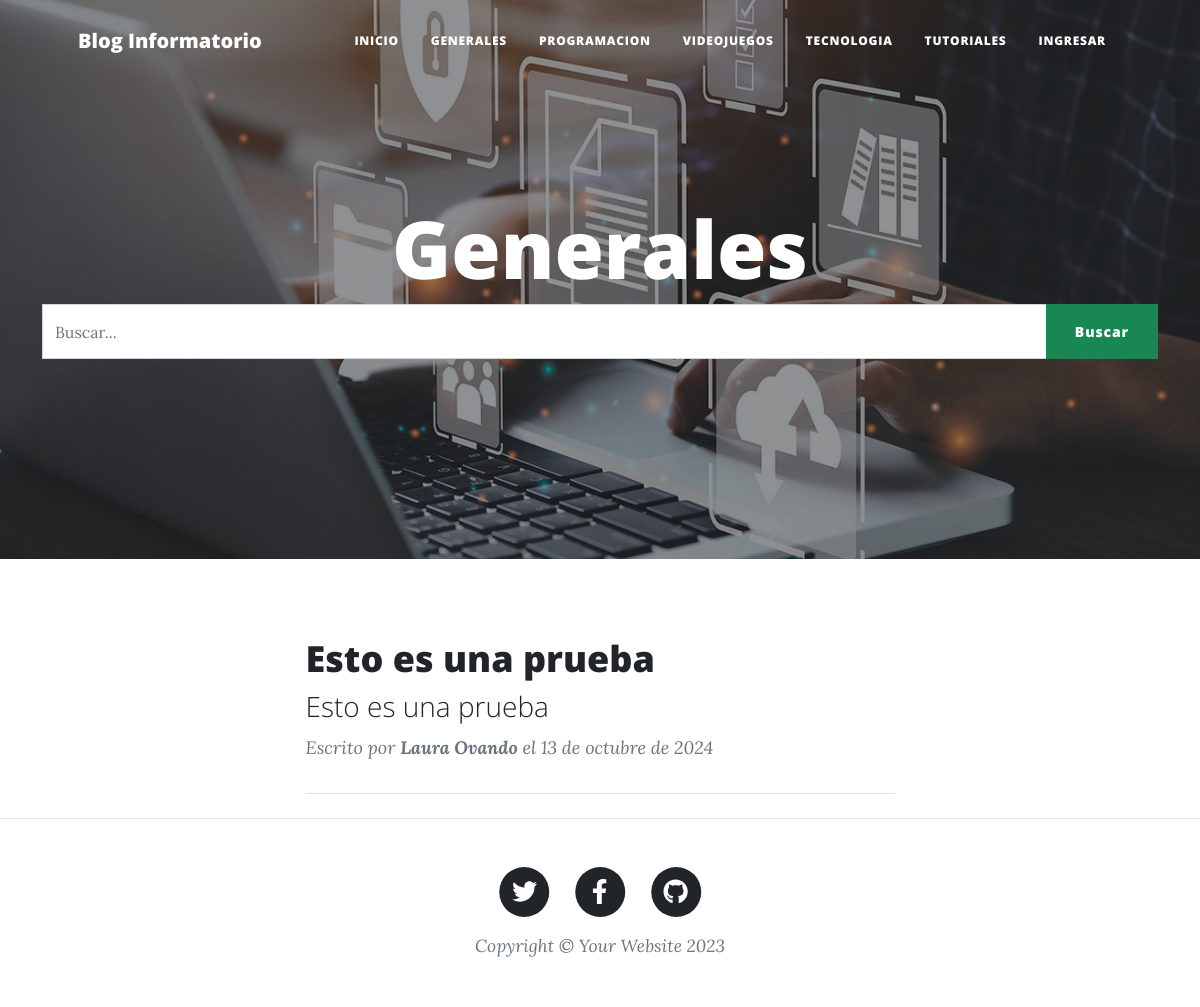
The page /generales/ on the database its author committed.
### GestionDeBlog/models.py (models this page shows, shortened)
class Post(models.Model):
    id = models.AutoField(primary_key=True)
    titulo = models.CharField('Titulo', max_length=150, blank=False, null=False)
    slug = models.CharField('Slug', max_length=100, blank=False, null=False)
    descripcion = models.CharField('Descripcion', max_length=255, blank=False, null=False)
    contenido = RichTextField()
    imagen = models.URLField(max_length=255, blank=False, null=False)
    autor = models.ForeignKey(Usuario, on_delete=models.CASCADE)
    categoria = models.ForeignKey(Categoria, on_delete=models.CASCADE)
    estado = models.BooleanField('Publicado / No Publicado', default=True)
    fecha_creacion = models.DateField('Fecha de Creacion', auto_now=False, auto_now_add=True)
    class Meta:
        verbose_name = 'Post'
        verbose_name_plural = 'Posts'

class Usuario(AbstractUser):
    REQUIRED_FIELDS = ['first_name', 'last_name', 'email']
    def __str__(self):
        return f'{self.first_name} {self.last_name}'

### GestionDeBlog/views.py (the view, shortened to what this page needs)
# urls.py: path('generales/', views.generales, name='generales'),
def generales(request):
    queryset = request.GET.get("buscar")
    post = Post.objects.filter(estado = True, categoria = Categoria.objects.get(nombre__iexact = 'Generales'))
    paginator = Paginator(post, 2)
    page = request.GET.get('page')
    post = paginator.get_page(page)
    return render(request, 'generales.html', {'post':post})

### GestionDeBlog/templates/generales.html (shortened to what this page needs)
{% extends 'index.html' %}
{% load static %}
{% block imagen %} {% static 'assets/img/generales.jpg' %}  {% endblock imagen %}
{% block titulo_principal %} Generales {% endblock titulo_principal %}

### GestionDeBlog/templates/index.html (shortened to what this page needs)
{% load static %}
<!DOCTYPE html>
<html lang="es">
    <head>
        <link href="{% static 'css/styles.css' %}" rel="stylesheet" />
    </head>
    <body>
        <nav class="navbar navbar-expand-lg navbar-light" id="mainNav">
            <div class="container px-4 px-lg-5">
                <a class="navbar-brand" href={% url 'inicio' %}>Blog Informatorio</a>
                <div class="collapse navbar-collapse" id="navbarResponsive">
                    <ul class="navbar-nav ms-auto py-4 py-lg-0">
                        <li class="nav-item"><a class="nav-link px-lg-3 py-3 py-lg-4" href={% url 'inicio' %}>Inicio</a></li>
                        <li class="nav-item"><a class="nav-link px-lg-3 py-3 py-lg-4" href={% url 'generales' %}>Generales</a></li>
                        <li class="nav-item"><a class="nav-link px-lg-3 py-3 py-lg-4" href={% url 'programacion' %}>Programacion</a></li>
                        <li class="nav-item"><a class="nav-link px-lg-3 py-3 py-lg-4" href={% url 'videojuegos' %}>Videojuegos</a></li>
                        <li class="nav-item"><a class="nav-link px-lg-3 py-3 py-lg-4" href={% url 'tecnologia' %}>Tecnologia</a></li>
                        <li class="nav-item"><a class="nav-link px-lg-3 py-3 py-lg-4" href={% url 'tutoriales' %}>Tutoriales</a></li>
                        {% if request.user.is_authenticated and user.username == 'admin' %}
                            <div class="dropdown">
                                <button class="btn btn-secondary dropdown-toggle" type="button" id="dropdownMenuButton1" data-bs-toggle="dropdown" aria-expanded="false">
                                    ¿Que quieres hacer?
                                </button>
                                <ul class="dropdown-menu" aria-labelledby="dropdownMenuButton1">
                                    <li><a class="dropdown-item" href={% url 'posts' %}>Gestion de Post</a></li>
                                    <li><a class="dropdown-item" href={% url 'categorias' %}>Gestion de Categorias</a></li>
                                    <li><a class="dropdown-item" href={% url 'usuarios' %}>Gestion de Usuarios</a></li>
                                </ul>
                            </div>
                            <li class="nav-item"><a class="nav-link px-lg-3 py-3 py-lg-4" href={% url 'exit' %}>Salir</a></li>
                        {% else %}
                            <li class="nav-item"><a class="nav-link px-lg-3 py-3 py-lg-4" href={% url 'login' %}>Ingresar</a></li>
                        {% endif %}
                    </ul>
                </div>
            </div>
        </nav>
        <header class="masthead" style="background-image: url('{% block imagen %} {% static 'assets/img/home-bg.jpg' %} {% endblock imagen %}')">
            <div class="container position-relative px-4 px-lg-5">
                <div class="row gx-4 gx-lg-5 justify-content-center">
                    <div class="col-md-10 col-lg-8 col-xl-7">
                        <div class="site-heading">
                            <h1>{% block titulo_principal %} Blog Informatorio {% endblock titulo_principal %}</h1>
                        </div>
                    </div>
                </div>
            </div>
            {% block barra_busqueda %}
            <div class="container">
                <div class="row">
                    <div class="col-md-12 search">
                        <form method="get">
                            <div id="custom-search-input">
                                <div class="input-group col-md-12">
                                    <input type="text" class="form-control" placeholder="Buscar..." name="buscar" value="{{request.GET.buscar}}">
                                    <span class="input-group-list">
                                        <button type="submit" class="btn btn-success">Buscar</button>
                                    </span>
                                </div>
                            </div>
                        </form>
                    </div>
                </div>
            </div>
            {% endblock barra_busqueda %}
        </header>
        <div class="container px-4 px-lg-5">
            <div class="row gx-4 gx-lg-5 justify-content-center">
                <div class="col-md-10 col-lg-8 col-xl-7">
                    {% block contenido %}
                        {% if post %}
                        {% for p in post %}
                            <div class="post-preview">
                                <a href={% url 'detallepost' p.slug %}>
                                    <h2 class="post-title">{{p.titulo}}</h2>
                                    <h3 class="post-subtitle">{{p.descripcion}}</h3>
                                <p class="post-meta">
                                    Escrito por
                                    <strong> {{p.autor}} </strong> el
                                    {{p.fecha_creacion}}
                                </p>
                            </div>
                        <hr class="my-4" />
                        {% endfor %}
                        {% else %}
                            <h1> No existen Posts registrados! </h1>
                        {% endif %}
                    {% endblock contenido %}
                </div>
            </div>
        </div>
        <footer class="border-top">
            <div class="container px-4 px-lg-5">
                <div class="row gx-4 gx-lg-5 justify-content-center">
                    <div class="col-md-10 col-lg-8 col-xl-7">
                        <ul class="list-inline text-center">
                            <li class="list-inline-item">
                                <a href="#!">
                                    <span class="fa-stack fa-lg">
                                        <i class="fas fa-circle fa-stack-2x"></i>
                                        <i class="fab fa-twitter fa-stack-1x fa-inverse"></i>
                                    </span>
                                </a>
                            </li>
                            <li class="list-inline-item">
                                <a href="#!">
                                    <span class="fa-stack fa-lg">
                                        <i class="fas fa-circle fa-stack-2x"></i>
                                        <i class="fab fa-facebook-f fa-stack-1x fa-inverse"></i>
                                    </span>
                                </a>
                            </li>
                            <li class="list-inline-item">
                                <a href="https://github.com/NicoNunez4598/Blog_Informatorio">
                                    <span class="fa-stack fa-lg">
                                        <i class="fas fa-circle fa-stack-2x"></i>
                                        <i class="fab fa-github fa-stack-1x fa-inverse"></i>
                                    </span>
                                </a>
                            </li>
                        </ul>
                        <div class="small text-center text-muted fst-italic">Copyright &copy; Your Website 2023</div>
                    </div>
                </div>
            </div>
        </footer>
    </body>
</html>

### rows shown on the page
Post: titulo "Esto es una prueba", descripcion "Esto es una prueba", autor "Laura Ovando", fecha_creacion "13 de octubre de 2024"
